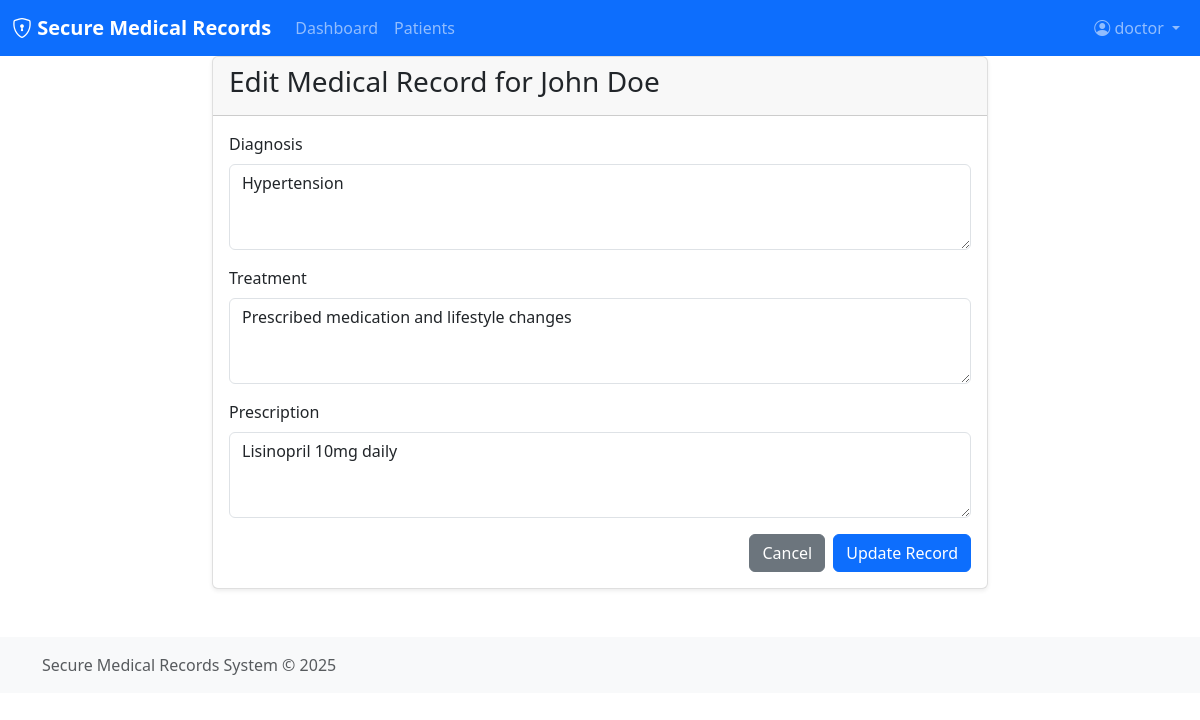
The page /records/edit/1 (signed in) on the database its author committed.
### app/models/models.py (models this page shows, shortened)
class Patient(db.Model):
    id = db.Column(db.Integer, primary_key=True)
    name = db.Column(db.String(100), nullable=False, index=True)
    dob = db.Column(db.Date, nullable=False)
    gender = db.Column(db.String(10), nullable=False)
    medical_record_number = db.Column(db.String(50), unique=True, nullable=False, index=True)
    created_at = db.Column(db.DateTime, default=datetime.utcnow, index=True)
    phone = db.Column(db.String(20), nullable=True)
    email = db.Column(db.String(120), nullable=True, index=True)
    address = db.Column(db.Text, nullable=True)
    emergency_contact_name = db.Column(db.String(100), nullable=True)
    emergency_contact_phone = db.Column(db.String(20), nullable=True)
    blood_type = db.Column(db.String(10), nullable=True)
    allergies = db.Column(db.Text, nullable=True)

class MedicalRecord(db.Model):
    id = db.Column(db.Integer, primary_key=True)
    patient_id = db.Column(db.Integer, db.ForeignKey('patient.id'), nullable=False, index=True)
    doctor_id = db.Column(db.Integer, db.ForeignKey('user.id'), nullable=False, index=True)
    diagnosis = db.Column(db.Text, nullable=False)
    treatment = db.Column(db.Text, nullable=False)
    prescription = db.Column(db.Text)
    created_at = db.Column(db.DateTime, default=datetime.utcnow, index=True)
    updated_at = db.Column(db.DateTime, default=datetime.utcnow, onupdate=datetime.utcnow, index=True)
    encrypted_data = db.Column(db.Text)  # For storing encrypted sensitive fields
    record_hash = db.Column(db.String(64), nullable=True)
    patient = db.relationship('Patient', backref=db.backref('medical_records', lazy=True))
    doctor = db.relationship('User', backref=db.backref('medical_records', lazy=True))

### app/routes/main.py (the view, shortened to what this page needs)
@main_bp.route('/records/edit/<int:record_id>', methods=['GET', 'POST'])
@require_role('doctor')
def edit_record(record_id):
    try:
        record = MedicalRecord.query.get_or_404(record_id)
        form = MedicalRecordForm(obj=record)
        if request.method == 'GET':
            try:
                if record.encrypted_data:
                    from app.encryption.encryption import decrypt_sensitive_data
                    import json
                    encrypted_dict = json.loads(record.encrypted_data)
                    if 'diagnosis' in encrypted_dict and encrypted_dict['diagnosis']:
                        form.diagnosis.data = decrypt_sensitive_data(encrypted_dict['diagnosis'])
                    if 'treatment' in encrypted_dict and encrypted_dict['treatment']:
                        form.treatment.data = decrypt_sensitive_data(encrypted_dict['treatment'])
                    if 'prescription' in encrypted_dict and encrypted_dict['prescription']:
                        form.prescription.data = decrypt_sensitive_data(encrypted_dict['prescription'])
            except Exception as e:
                logger.error(f"Error decrypting medical record for edit: {e}")
        return render_template('edit_record.html', form=form, record=record)
    except Exception as e:
        logger.error(f"Error loading edit record page: {str(e)}")
        flash('An error occurred while loading the page', 'error')
        return redirect(url_for('main.patients'))

### app/utils/security.py
class MedicalRecordForm(FlaskForm):
    diagnosis = TextAreaField('Diagnosis', validators=[DataRequired()])
    treatment = TextAreaField('Treatment', validators=[DataRequired()])
    prescription = TextAreaField('Prescription', validators=[Optional()])

### app/templates/edit_record.html (shortened to what this page needs)
{% extends "base.html" %}
{% block content %}
<div class="row justify-content-center">
    <div class="col-md-8">
        <div class="card">
            <div class="card-header">
                <h3>Edit Medical Record for {{ record.patient.name }}</h3>
            </div>
            <div class="card-body">
                <form method="POST">
                    <div class="mb-3">
                        <label for="diagnosis" class="form-label">Diagnosis</label>
                        <textarea class="form-control" id="diagnosis" name="diagnosis" rows="3" required>{{ form.diagnosis.data or record.diagnosis }}</textarea>
                    </div>
                    <div class="mb-3">
                        <label for="treatment" class="form-label">Treatment</label>
                        <textarea class="form-control" id="treatment" name="treatment" rows="3" required>{{ form.treatment.data or record.treatment }}</textarea>
                    </div>
                    <div class="mb-3">
                        <label for="prescription" class="form-label">Prescription</label>
                        <textarea class="form-control" id="prescription" name="prescription" rows="3">{{ form.prescription.data or record.prescription or '' }}</textarea>
                    </div>
                    <div class="d-grid gap-2 d-md-flex justify-content-md-end">
                        <a href="{{ url_for('main.view_record', record_id=record.id) }}" class="btn btn-secondary">Cancel</a>
                        <button type="submit" class="btn btn-primary">Update Record</button>
                    </div>
                </form>
            </div>
        </div>
    </div>
</div>
{% endblock %}

### app/templates/base.html (style rules this page uses)
.card { box-shadow: 0 0.125rem 0.25rem rgba(0, 0, 0, 0.075); border: 1px solid rgba(0, 0, 0, 0.125); }

### rows shown on the page
Patient: patient.name "John Doe"
MedicalRecord: diagnosis "Hypertension", treatment "Prescribed medication and lifestyle changes", prescription "Lisinopril 10mg daily"

### other values the page prints
{{ session.username }} "doctor"
